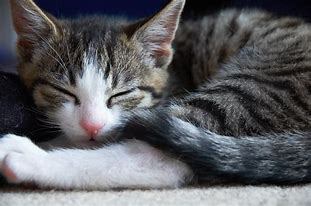
#> input picture src/A.png, 311 x 206 px
$ python test.py
#> lines starting #> are read from the running program, lines starting #| are printed output that depends on the picture
import cv2
import numpy as np

# Read the images
img1 = cv2.imread('A.png')
#> img1 is the input picture: shape (206, 311, 3); mean B, G, R 96.5, 92.7, 92.4
img2 = cv2.imread('B.png')
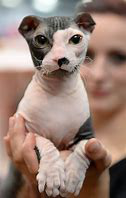
#> input picture src/B.png, 126 x 198 px
#> img2 is the input picture: shape (198, 126, 3); mean B, G, R 117.2, 128.2, 152.7

# Convert to grayscale
img1_gray = cv2.cvtColor(img1, cv2.COLOR_BGR2GRAY)
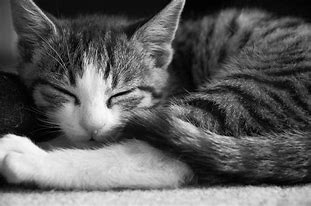
#> img1_gray: shape (206, 311); min 0, max 253, mean 93
img2_gray = cv2.cvtColor(img2, cv2.COLOR_BGR2GRAY)
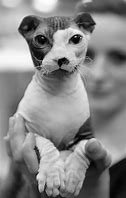
#> img2_gray: shape (198, 126); min 0, max 254, mean 134.2

# Find the keypoints and descriptors using SIFT
sift = cv2.SIFT_create()
kp1, des1 = sift.detectAndCompute(img1_gray, None)
#> kp1 = 502 keypoints; strongest (x, y, size): (109, 104, 5), (22, 154, 25), (31, 186, 11.8), (46, 135, 20.5)
kp2, des2 = sift.detectAndCompute(img2_gray, None)
#> kp2 = 174 keypoints; strongest (x, y, size): (75, 40, 6.5), (62, 61, 5.8), (83, 143, 5), (36, 149, 3.1)

# Match the descriptors using FLANN
FLANN_INDEX_KDTREE = 0
index_params = dict(algorithm = FLANN_INDEX_KDTREE, trees = 5)
search_params = dict(checks = 50)
flann = cv2.FlannBasedMatcher(index_params, search_params)
matches = flann.knnMatch(des1, des2, k = 2)
#> matches = 502 matches

# Filter the matches using the Lowe's ratio test
ratio_thresh = 0.7
good_matches = []
for m, n in matches:
    if m.distance < ratio_thresh * n.distance:
        good_matches.append(m)
#> after the loop, good_matches = 2 matches

# Draw the matched keypoints
img_matches = np.empty((max(img1.shape[0], img2.shape[0]), img1.shape[1] + img2.shape[1], 3), dtype = np.uint8)
cv2.drawMatches(img1, kp1, img2, kp2, good_matches, img_matches, flags = cv2.DrawMatchesFlags_NOT_DRAW_SINGLE_POINTS)
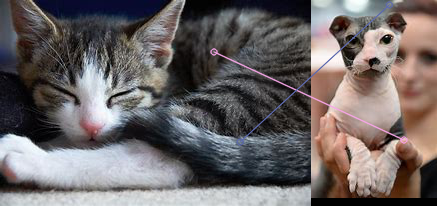
#> img_matches: shape (206, 437, 3); mean B, G, R 101.9, 101.8, 108.5

# Show the result
cv2.imshow('Pattern Matching', img_matches)
cv2.waitKey()
